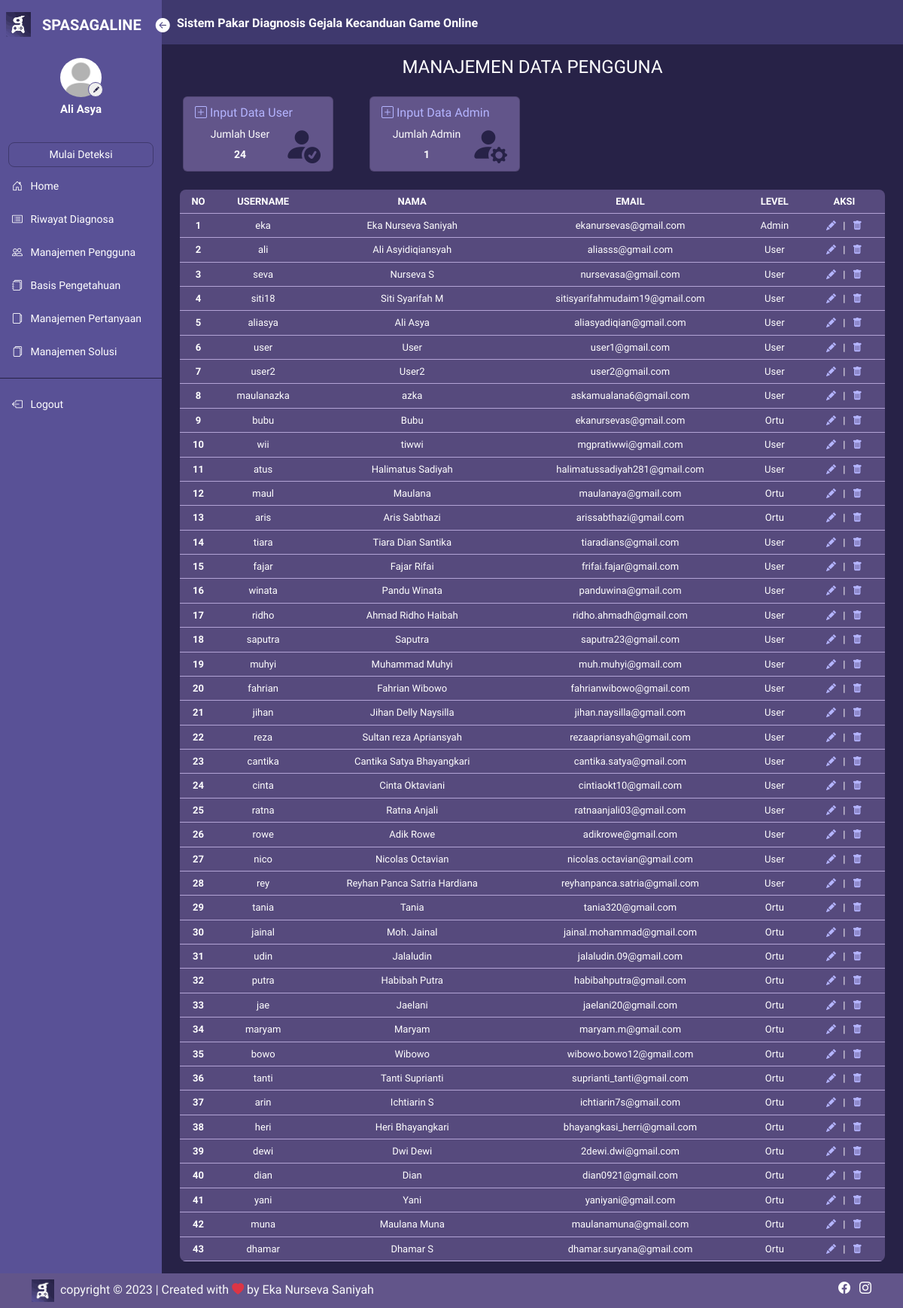
/manajemen_pengguna/index.php (signed in), run on the app's committed database.
### tables this page shows
CREATE TABLE `user` (
  `iduser` int(11) NOT NULL,
  `nama` varchar(50) NOT NULL,
  `username` varchar(45) NOT NULL,
  `password` varchar(100) NOT NULL,
  `email` varchar(50) NOT NULL,
  `foto` varchar(50) NOT NULL,
  `level` varchar(30) NOT NULL
);

### controller/controller_main.php (called while the page is built, shortened)
<?php
$conn = mysqli_connect("localhost", "root", "", "spasagaline");
function query($query)
{
    global $conn;
    $result = mysqli_query($conn, $query);
    $rows = [];
    while ($row = mysqli_fetch_assoc($result)) {
        $rows[] = $row;
    }
    return $rows;
}
function jumlah_data($data)
{
    global $conn;
    $query = mysqli_query($conn, $data);
    $jumlah_data = mysqli_num_rows($query);
    return $jumlah_data;
}
function generateRandomKey()
{
    $keyLength = 32;
    $randomBytes = openssl_random_pseudo_bytes($keyLength, $strong);
    if (!$strong) {
        $randomBytes = random_bytes($keyLength);
    }
    return base64_encode($randomBytes);
}
function enkripsi($kata)
{
    $key = generateRandomKey();
    $string = openssl_encrypt($kata, 'AES-256-CBC', $key, 0, substr($key, 0, 16));
    $hasilEnkripsi = base64_encode($key . $string);
    return $hasilEnkripsi;
}
function dekripsi($kata)
{
    $string = base64_decode($kata);
    $key = substr($string, 0, 44);
    $enkripsi = substr($string, 44);
    $hasil = openssl_decrypt($enkripsi, 'AES-256-CBC', $key, 0, substr($key, 0, 16));
    return $hasil;
}
?>

### manajemen_pengguna/index.php (the view, shortened to what this page needs)
<?php
$jumlah_user = jumlah_data("SELECT * FROM user WHERE level = 'User'");
$jumlah_admin = jumlah_data("SELECT * FROM user WHERE level = 'Admin'");
$users = query("SELECT * FROM user");
$id = dekripsi($_COOKIE['SPASAGALINENS']);
$user = query("SELECT * FROM user WHERE iduser = $id")[0];
?>
<html lang="en">
<head>
    <link href="https://cdn.jsdelivr.net/npm/bootstrap@5.3.0/dist/css/bootstrap.min.css" rel="stylesheet"
>
    <link rel="stylesheet" href="https://cdn.jsdelivr.net/npm/bootstrap-icons@1.10.5/font/bootstrap-icons.css">
    <link rel="stylesheet" href="https://cdn.datatables.net/1.13.4/css/jquery.dataTables.min.css">
    <link rel="stylesheet" href="../style.css">
</head>
<body>
    <div class="main-container d-flex">
        <?php
        require_once('../sidenav/sidebar.php');
        ?>
        <div class="content">
            <?php
            require_once('../sidenav/navbar.php');
            ?>
            <div class="contents px-4 py-3">
                <h4 class="text-white text-center pb-3">MANAJEMEN DATA PENGGUNA</h4>
                <div class="row px-3">
                    <div class="card me-5">
                        <div class="card-body">
                            <a href="../registrasi.php" class="fw-medium">
                                <i class="bi bi-plus-square"></i>
                                <span>Input Data User</span>
                            </a>
                            <h6 class="card-subtitle">Jumlah User</h6>
                            <p class="card-text fw-bold">
                                <?= $jumlah_user; ?>
                            </p>
                            <i class="icon bi bi-person-fill-check"></i>
                        </div>
                    </div>
                    <div class="card">
                        <div class="card-body">
                            <a href="input_admin.php" class="fw-medium">
                                <i class="bi bi-plus-square"></i>
                                <span>Input Data Admin</span>
                            </a>
                            <h6 class="card-subtitle">Jumlah Admin</h6>
                            <p class="card-text fw-bold">
                                <?= $jumlah_admin; ?>
                            </p>
                            <i class="icon bi bi-person-fill-gear"></i>
                        </div>
                    </div>
                </div>
                <div class="tabel mt-4">
                    <table id="example" class="table table-hover text-center">
                        <thead>
                            <tr>
                                <th scope="col">NO</th>
                                <th scope="col">USERNAME</th>
                                <th scope="col">NAMA</th>
                                <th scope="col">EMAIL</th>
                                <th scope="col">LEVEL</th>
                                <th scope="col">AKSI</th>
                            </tr>
                        </thead>
                        <tbody>
                            <?php
                            $i = 1;
                            foreach ($users as $u):
                                $enkripsi = enkripsi($u['iduser']);
                                ?>
                                <tr>
                                    <th>
                                        <?php echo $i; ?>
                                    </th>
                                    <td>
                                        <?= $u['username']; ?>
                                    </td>
                                    <td>
                                        <?= $u['nama']; ?>
                                    </td>
                                    <td>
                                        <?= $u['email']; ?>
                                    </td>
                                    <td>
                                        <?= $u['level']; ?>
                                    </td>
                                    <td>
                                        <a href="edit_pengguna.php?id=<?= $enkripsi; ?>"><i
                                                class="bi bi-pencil-fill"></i></a> | <button
                                            style="border: none; background: none;" id="delete"
                                            onclick="confirmDelete(<?= $u['iduser']; ?>)"><i
                                                class="bi bi-trash-fill"></i></button>
                                    </td>
                                </tr>
                                <?php
                                $i++;
                            endforeach;
                            ?>
                        </tbody>
                    </table>
                </div>
            </div>
        </div>
    </div>
    <?php
    require_once('../sidenav/footer.php');
    ?>
</body>
</html>

### sidenav/sidebar.php (shortened to what this page needs)
<div class="sidebar" id="side_nav">
    <div class="header-box px-2 pt-3 pb-3 d-flex">
        <img src="../img/Logo.png" alt="spasagaline">
        <span class="fs-5 fw-bold text-white" style="margin-top: 1.6px;">SPASAGALINE</span>
        <button id="btnside" class="btn px-0 py-0 text-white btn-open">
            <i class="bi bi-arrow-left-circle-fill"></i>
        </button>
    </div>
    <div class="profil">
        <img src="../profil/<?= $user['foto']; ?>" class="rounded-circle" alt="profi">
        <a href="../pengguna/profil.php"><button class="rounded-circle"><i class="bi bi-pencil-fill"></i></button></a>
        <h1>
            <?= $user['nama']; ?>
        </h1>
    </div>
    <ul class="list-unstyled pt-2 fw-medium">
        <li class="">
            <a type="button" class="text-decoration-none d-block text-center" data-bs-toggle="modal"
                data-bs-target="#deteksi">Mulai Deteksi</a>
        </li>
        <li class="">
            <a href="../pengguna" class="text-decoration-none d-block">
                <i class="bi bi-house-door"></i>
                <span>Home</span>
            </a>
        </li>
        <li class="">
            <a href="../riwayat" class="text-decoration-none d-block">
                <i class="bi bi-card-list"></i>
                <span>Riwayat Diagnosa</span>
            </a>
        </li>
        <li class="">
            <a href="../manajemen_pengguna" class="text-decoration-none d-block">
                <i class="bi bi-people"></i>
                <span>Manajemen Pengguna</span>
            </a>
        </li>
        <li class="">
            <a href="../basis" class="text-decoration-none d-block">
                <i class="bi bi-journals"></i>
                <span>Basis Pengetahuan</span>
            </a>
        </li>
        <li class="">
            <a href="../pertanyaan" class="text-decoration-none d-block">
                <i class="bi bi-files-alt"></i>
                <span>Manajemen Pertanyaan</span>
            </a>
        </li>
        <li class="">
            <a href="../kategori_solusi" class="text-decoration-none d-block">
                <i class="bi bi-files"></i>
                <span>Manajemen Solusi</span>
            </a>
        </li>
    </ul>
    <hr class="hr-color">
    <ul class="list-unstyled fw-medium">
        <li>
            <a href="../logout.php" class="text-decoration-none d-block">
                <i class="bi bi-box-arrow-left"></i>
                <span>Logout</span>
            </a>
        </li>
    </ul>
</div>

### style.css (style rules this page uses)
* { font-family: "Chakra Petch", sans-serif; }
body { background: #272247; margin: 0; padding: 0; border: 0; }
.content { min-height: 100vh; width: 100%; }
.sidebar { background: #595196; min-width: 215px; max-width: 215px; z-index: 1; transition: all ease-in 0.3s; }
hr.hr-color { color: #272247; opacity: 1; }
.sidebar ul { padding: 0 11px; }
.sidebar li { margin: 7px 0; }
.sidebar li a { color: white; padding: 8px 5px; font-size: 14px; margin-left: 0; }
.sidebar .header-box img { width: 33px; height: 33px; margin-right: 15px; }
.sidebar li a.text-center { border: solid rgb(39, 34, 71, 0.5) 0.3px; border-radius: 8px; padding: 5px 0; }
.sidebar li i { margin-right: 7px; }
.sidebar .profil img { width: 55px; height: 66px; margin-left: auto; margin-right: auto; padding: 7px 0; display: block; transition: all ease-in 0.3s; object-fit: cover; }
.sidebar .profil h1 { font-weight: 700; font-size: 15px; color: #ffff; text-align: center; margin-bottom: 20px; }
.sidebar .profil button { border: 1.5px solid #595196; position: absolute; margin-top: -27px; margin-left: 117px; width: 20px; height: 20px; }
.sidebar .profil button i { font-size: 8px; color: #272247; }
.sidebar #btnside { margin-top: 17px; transform: translateY(-50%); margin-left: 18px; font-size: 19px; }
.content .contents a { border: solid #978fcc; border-radius: 8px; padding: 5px 35px; background: rgb(121, 134, 199, 0.4); color: #ffffff; }
.contents .card { background: rgba(157, 136, 206, 0.5); width: 200px; height: 100px; }
.contents .card-body { padding: 9px 3px; height: 100px; }
.contents .card-body .icon { position: absolute; margin-top: -65px; font-size: 50px; margin-left: 117px; color: #272247; }
.content .contents .card-body a { border: none; background: none; text-decoration: none; text-align: left; padding: 4px 0; border-radius: none; color: #b4b4ff; }
.contents .card-subtitle { margin-right: 48px; margin-top: 8px; margin-bottom: 8px; text-align: center; color: white; font-size: 14px; }
.contents .card-text { text-align: center; margin-right: 48px; color: white; font-size: 14px; }
.content .contents table { --bs-table-color: #fff; --bs-table-bg: none; --bs-table-border-color: rgb(179, 164, 214); --bs-table-striped-bg: rgb(179, 164, 214) 2; --bs-table-striped-color: #fff; --bs-table-active-bg: #bacbe6; --bs-table-active-color: #fff; --bs-table-hover-bg: rgba(157, 136, 206, 0.5); --bs-table-hover-color: rgb(236, 234, 255); color: var(--bs-table-color); border-color: var(--bs-table-border-color); margin: 0; font-size: 13px; }
.content .contents table tbody a { border: none; border-radius: none; background: none; padding: 0; color: #b4b4ff; margin: 0 6px; }
.contents table tbody i { color: #b4b4ff; }
.content .contents .tabel { border-radius: 8px; overflow: hidden; background: rgba(157, 136, 206, 0.4); }

### data on the page
user: foto (placeholder picture), nama "Ali Asya", username "aliasya", email "aliasyadiqian@gmail.com", level "User"
user: username "eka", nama "Eka Nurseva Saniyah", email "ekanursevas@gmail.com", level "Admin"
user: username "ali", nama "Ali Asyidiqiansyah", email "aliasss@gmail.com", level "User"
user: username "seva", nama "Nurseva S", email "nursevasa@gmail.com", level "User"
user: username "siti18", nama "Siti Syarifah M", email "sitisyarifahmudaim19@gmail.com", level "User"
user: username "user", nama "User", email "user1@gmail.com", level "User"
user: username "user2", nama "User2", email "user2@gmail.com", level "User"
user: username "maulanazka", nama "azka", email "askamualana6@gmail.com", level "User"
user: username "bubu", nama "Bubu", email "ekanursevas@gmail.com", level "Ortu"
user: username "wii", nama "tiwwi", email "mgpratiwwi@gmail.com", level "User"
user: username "atus", nama "Halimatus Sadiyah", email "halimatussadiyah281@gmail.com", level "User"
user: username "maul", nama "Maulana", email "maulanaya@gmail.com", level "Ortu"
user: username "aris", nama "Aris Sabthazi", email "arissabthazi@gmail.com", level "Ortu"
user: username "tiara", nama "Tiara Dian Santika", email "tiaradians@gmail.com", level "User"
user: username "fajar", nama "Fajar Rifai", email "frifai.fajar@gmail.com", level "User"
user: username "winata", nama "Pandu Winata", email "panduwina@gmail.com", level "User"
user: username "ridho", nama "Ahmad Ridho Haibah", email "ridho.ahmadh@gmail.com", level "User"
user: username "saputra", nama "Saputra", email "saputra23@gmail.com", level "User"
user: username "muhyi", nama "Muhammad Muhyi", email "muh.muhyi@gmail.com", level "User"
user: username "fahrian", nama "Fahrian Wibowo", email "fahrianwibowo@gmail.com", level "User"
user: username "jihan", nama "Jihan Delly Naysilla", email "jihan.naysilla@gmail.com", level "User"
user: username "reza", nama "Sultan reza Apriansyah", email "rezaapriansyah@gmail.com", level "User"
user: username "cantika", nama "Cantika Satya Bhayangkari", email "cantika.satya@gmail.com", level "User"
user: username "cinta", nama "Cinta Oktaviani", email "cintiaokt10@gmail.com", level "User"
user: username "ratna", nama "Ratna Anjali", email "ratnaanjali03@gmail.com", level "User"
user: username "rowe", nama "Adik Rowe", email "adikrowe@gmail.com", level "User"
user: username "nico", nama "Nicolas Octavian", email "nicolas.octavian@gmail.com", level "User"
user: username "rey", nama "Reyhan Panca Satria Hardiana", email "reyhanpanca.satria@gmail.com", level "User"
user: username "tania", nama "Tania", email "tania320@gmail.com", level "Ortu"
user: username "jainal", nama "Moh. Jainal", email "jainal.mohammad@gmail.com", level "Ortu"
user: username "udin", nama "Jalaludin", email "jalaludin.09@gmail.com", level "Ortu"
user: username "putra", nama "Habibah Putra", email "habibahputra@gmail.com", level "Ortu"
user: username "jae", nama "Jaelani", email "jaelani20@gmail.com", level "Ortu"
user: username "maryam", nama "Maryam", email "maryam.m@gmail.com", level "Ortu"
user: username "bowo", nama "Wibowo", email "wibowo.bowo12@gmail.com", level "Ortu"
user: username "tanti", nama "Tanti Suprianti", email "suprianti_tanti@gmail.com", level "Ortu"
user: username "arin", nama "Ichtiarin S", email "ichtiarin7s@gmail.com", level "Ortu"
user: username "heri", nama "Heri Bhayangkari", email "bhayangkasi_herri@gmail.com", level "Ortu"
user: username "dewi", nama "Dwi Dewi", email "2dewi.dwi@gmail.com", level "Ortu"
user: username "dian", nama "Dian", email "dian0921@gmail.com", level "Ortu"
user: username "yani", nama "Yani", email "yaniyani@gmail.com", level "Ortu"
user: username "muna", nama "Maulana Muna", email "maulanamuna@gmail.com", level "Ortu"
user: username "dhamar", nama "Dhamar S", email "dhamar.suryana@gmail.com", level "Ortu"

### other printed values
$jumlah_user "24"
$jumlah_admin "1"
